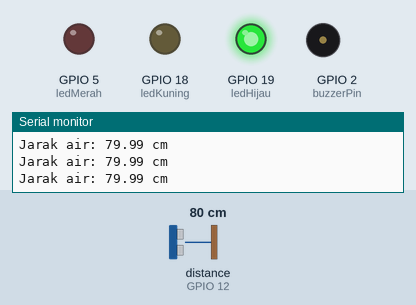
Bench run of a sketch on a simulated ESP32. On the bench: output pins drawn as LEDs (lit = HIGH), buzzer (waves = sounding, pin HIGH), the last lines printed to the serial monitor. Wiring (inferred from the names in the program): ultrasonic range finder: trigger GPIO 13; echo GPIO 12. Inputs (shaded band) come from the test bench; at power-on: distance to the obstacle (sensor on GPIO 12) 80 cm. The echo pulse lasts 58.3 µs per cm; WiFi joins after 1.5 s; servers stay silent unless stated; web services answer with replies made up by the test bench; pins used as bus, display or sensor lines are not drawn.

Above: at 2.7 s.
2.8 s: distance to the obstacle (sensor on GPIO 12) set to 20 cm
4.3 s: distance to the obstacle (sensor on GPIO 12) set to 17 cm
At 5.5 s:
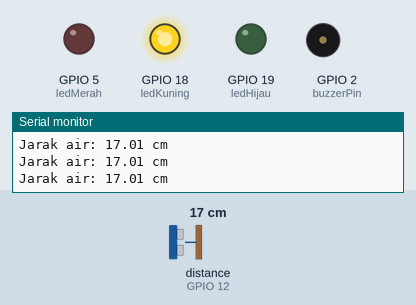
5.8 s: distance to the obstacle (sensor on GPIO 12) set to 12 cm
7.3 s: distance to the obstacle (sensor on GPIO 12) set to 9 cm
At 8.5 s:
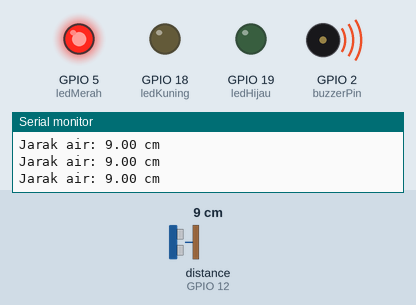
8.8 s: distance to the obstacle (sensor on GPIO 12) set to 18 cm
At 10.0 s:
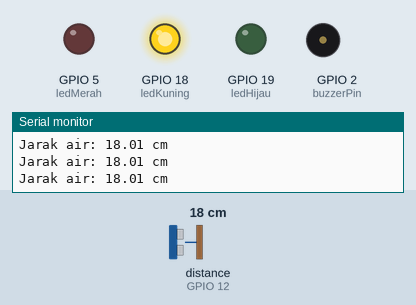
10.4 s: distance to the obstacle (sensor on GPIO 12) set to 2 cm
At 11.7 s:
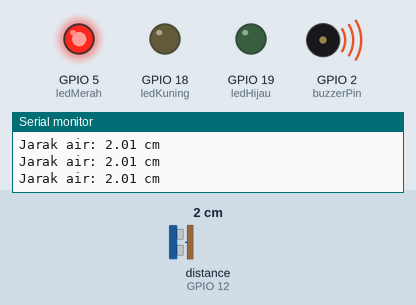
Timing chart, 0 to 13.0 s (numbered marks = the images above; inputs shaded):
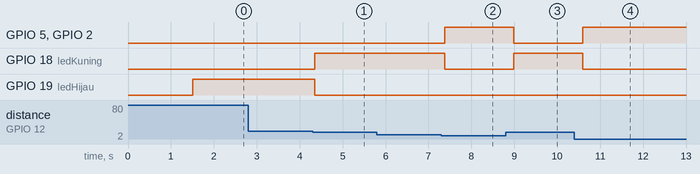

The sketch:

Peringatan_banjir.ino
```cpp
#include <WiFi.h>
#include <HTTPClient.h>


const char* ssid = "Galaxy A55 5G E13D";
const char* password = "jangan dibaca";
String BOTtoken = "8436242263:AAHmIECqjYe137bJBp_gEy71_i5v-_cDqSA";
String chat_id = "1489756383";


const int trigPin = 13;
const int echoPin = 12;


const int ledHijau = 19;
const int ledKuning = 18;
const int ledMerah = 5;


const int buzzerPin = 2;

long duration;
float distance;
bool sudahKirimBahaya = false;
bool sudahKirimSiaga = false;

void setup() {
  Serial.begin(115200);

  pinMode(trigPin, OUTPUT);
  pinMode(echoPin, INPUT);
  pinMode(ledHijau, OUTPUT);
  pinMode(ledKuning, OUTPUT);
  pinMode(ledMerah, OUTPUT);
  pinMode(buzzerPin, OUTPUT);

  Serial.println("Menghubungkan ke WiFi...");
  WiFi.begin(ssid, password);

  while (WiFi.status() != WL_CONNECTED) {
    delay(500);
    Serial.print(".");
  }

  Serial.println("\nWiFi Terhubung!");
  Serial.print("IP Address: ");
  Serial.println(WiFi.localIP());
}

void sendTelegram(String pesan) {
  if (WiFi.status() == WL_CONNECTED) {
    HTTPClient http;
    String url = "https://api.telegram.org/bot" + BOTtoken +
                 "/sendMessage?chat_id=" + chat_id +
                 "&text=" + pesan;
    http.begin(url);
    int httpResponseCode = http.GET();
    http.end();
    Serial.println("Pesan terkirim ke Telegram");
  }
}

void loop() {
  // Baca sensor ultrasonik
  digitalWrite(trigPin, LOW);
  delayMicroseconds(2);
  digitalWrite(trigPin, HIGH);
  delayMicroseconds(10);
  digitalWrite(trigPin, LOW);

  duration = pulseIn(echoPin, HIGH);
  distance = duration * 0.0343 / 2;

  Serial.print("Jarak air: ");
  Serial.print(distance);
  Serial.println(" cm");

// Matikan semua indikator terlebih dahulu
  digitalWrite(ledHijau, LOW);
  digitalWrite(ledKuning, LOW);
  digitalWrite(ledMerah, LOW);
  digitalWrite(buzzerPin, LOW);

  // Kondisi 1: Aman (> 19 cm)
  if (distance > 19) {
    digitalWrite(ledHijau, HIGH);
    sudahKirimBahaya = false;
    sudahKirimSiaga = false;
  }
  // Kondisi 2: Siaga (10 - 19 cm)
  else if (distance > 10 && distance <= 19) {
    digitalWrite(ledKuning, HIGH);

    if (!sudahKirimSiaga) {
      sendTelegram("🟠 Siaga! Jarak air: " + String(distance) + " cm");
      sudahKirimSiaga = true;
    }

    sudahKirimBahaya = false;
  }
  // Kondisi 3: Bahaya (≤ 10 cm)
  else { // <-- Kondisi ini otomatis mencakup (distance <= 15)
    digitalWrite(ledMerah, HIGH);
    digitalWrite(buzzerPin, HIGH);

    if (!sudahKirimBahaya) {
      sendTelegram("⚠️ Bahaya! Jarak air: " + String(distance) + " cm");
      sudahKirimBahaya = true;
    }

    sudahKirimSiaga = false;
  }

  delay(200);
}
```

Measured:
- the behaviour switches between 19 and 18 cm on distance to the obstacle (sensor on GPIO 12) (found by bisection; images 0 and 1)
- the behaviour switches between 11 and 10 cm on distance to the obstacle (sensor on GPIO 12) (found by bisection; images 1 and 2)
- after the input at 4.3 s, GPIO 18 (ledKuning): LOW → HIGH after 0.05 s; GPIO 19 (ledHijau): HIGH → LOW after 0.05 s
- after the input at 7.3 s, GPIO 5 (ledMerah), GPIO 2 (buzzerPin): LOW → HIGH after 0.07 s; GPIO 18 (ledKuning): HIGH → LOW after 0.07 s
- after the input at 8.8 s, GPIO 5 (ledMerah), GPIO 2 (buzzerPin): HIGH → LOW after 0.18 s; GPIO 18 (ledKuning): LOW → HIGH after 0.18 s
- after the input at 10.4 s, GPIO 5 (ledMerah), GPIO 2 (buzzerPin): LOW → HIGH after 0.19 s; GPIO 18 (ledKuning): HIGH → LOW after 0.19 s
